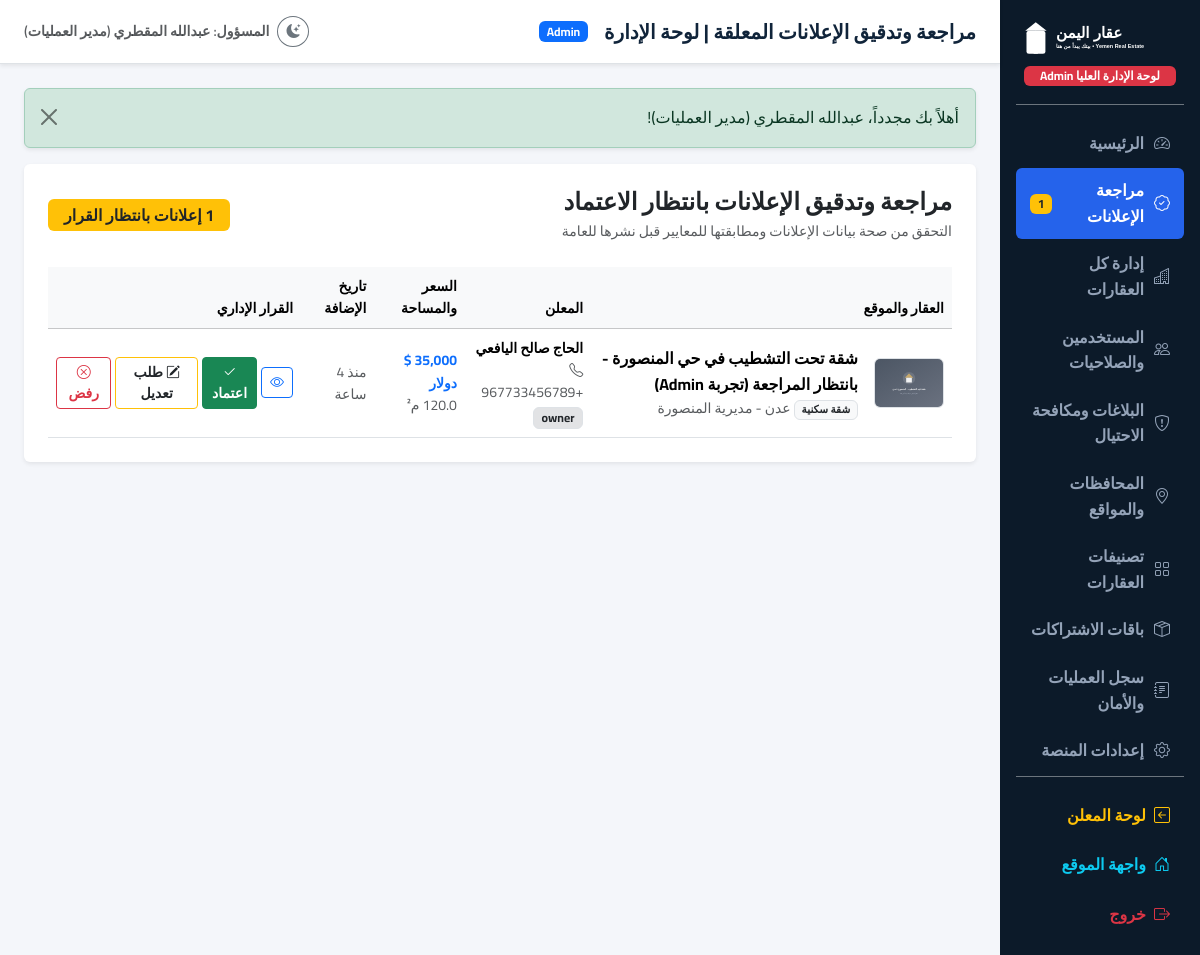
The app's page /admin/properties/pending (signed in) with its own data.
### tables this page shows
CREATE TABLE `properties` (
    `id` INT UNSIGNED AUTO_INCREMENT PRIMARY KEY,
    `user_id` INT UNSIGNED NOT NULL,
    `office_id` INT UNSIGNED NULL,
    `title` VARCHAR(255) NOT NULL,
    `slug` VARCHAR(255) NOT NULL UNIQUE,
    `description` MEDIUMTEXT NOT NULL,
    `purpose` ENUM('sale', 'rent') NOT NULL DEFAULT 'sale',
    `category_id` INT UNSIGNED NOT NULL,
    `governorate_id` INT UNSIGNED NOT NULL,
    `district_id` INT UNSIGNED NOT NULL,
    `area_id` INT UNSIGNED NULL,
    `address_details` VARCHAR(255) NULL,
    `price` DECIMAL(14, 2) NOT NULL,
    `currency` ENUM('YER', 'USD', 'SAR') NOT NULL DEFAULT 'YER',
    `price_type` ENUM('total', 'per_month', 'per_year', 'per_labna', 'per_meter') NOT NULL DEFAULT 'total',
    `is_negotiable` TINYINT(1) NOT NULL DEFAULT 1,
    `area_size` DECIMAL(10, 2) NOT NULL,
    `area_unit` ENUM('sqm', 'labna', 'qasaba') NOT NULL DEFAULT 'sqm',
    `bedrooms` SMALLINT UNSIGNED NULL DEFAULT 0,
    `bathrooms` SMALLINT UNSIGNED NULL DEFAULT 0,
    `living_rooms` SMALLINT UNSIGNED NULL DEFAULT 0,
    `floors` SMALLINT UNSIGNED NULL DEFAULT 1,
    `floor_number` SMALLINT NULL DEFAULT 0,
    `building_year` SMALLINT UNSIGNED NULL,
    `direction` VARCHAR(50) NULL,
    `latitude` DECIMAL(10, 8) NULL,
    `longitude` DECIMAL(11, 8) NULL,
    `status` ENUM('pending', 'approved', 'rejected', 'revision_required', 'reserved', 'sold', 'rented', 'suspended', 'archived') NOT NULL DEFAULT 'pending',
    `rejection_reason` TEXT NULL,
    `is_featured` TINYINT(1) NOT NULL DEFAULT 0,
    `views_count` INT UNSIGNED NOT NULL DEFAULT 0,
    `inquiries_count` INT UNSIGNED NOT NULL DEFAULT 0,
    `last_confirmed_at` TIMESTAMP NULL,
    `published_at` TIMESTAMP NULL,
    `created_at` TIMESTAMP DEFAULT CURRENT_TIMESTAMP,
    `updated_at` TIMESTAMP DEFAULT CURRENT_TIMESTAMP ON UPDATE CURRENT_TIMESTAMP,
    FOREIGN KEY (`user_id`) REFERENCES `users`(`id`) ON DELETE CASCADE,
    FOREIGN KEY (`office_id`) REFERENCES `offices`(`id`) ON DELETE SET NULL,
    FOREIGN KEY (`category_id`) REFERENCES `property_categories`(`id`),
    FOREIGN KEY (`governorate_id`) REFERENCES `governorates`(`id`),
    FOREIGN KEY (`district_id`) REFERENCES `districts`(`id`),
    FOREIGN KEY (`area_id`) REFERENCES `areas`(`id`) ON DELETE SET NULL,
    INDEX `idx_prop_search` (`purpose`, `governorate_id`, `district_id`, `category_id`, `status`),
    INDEX `idx_prop_price` (`price`, `currency`),
    INDEX `idx_prop_status` (`status`)
);

CREATE TABLE `property_categories` (
    `id` INT UNSIGNED AUTO_INCREMENT PRIMARY KEY,
    `name_ar` VARCHAR(100) NOT NULL,
    `name_en` VARCHAR(100) NULL,
    `slug` VARCHAR(100) NOT NULL UNIQUE,
    `type_group` ENUM('residential', 'commercial', 'land') NOT NULL DEFAULT 'residential',
    `icon` VARCHAR(50) NULL DEFAULT 'home',
    `is_active` TINYINT(1) NOT NULL DEFAULT 1,
    `sort_order` INT NOT NULL DEFAULT 0,
    `created_at` TIMESTAMP DEFAULT CURRENT_TIMESTAMP
);

CREATE TABLE `governorates` (
    `id` INT UNSIGNED AUTO_INCREMENT PRIMARY KEY,
    `name_ar` VARCHAR(100) NOT NULL,
    `name_en` VARCHAR(100) NULL,
    `slug` VARCHAR(100) NOT NULL UNIQUE,
    `image` VARCHAR(255) NULL,
    `is_active` TINYINT(1) NOT NULL DEFAULT 1,
    `sort_order` INT NOT NULL DEFAULT 0,
    `created_at` TIMESTAMP DEFAULT CURRENT_TIMESTAMP
);

CREATE TABLE `districts` (
    `id` INT UNSIGNED AUTO_INCREMENT PRIMARY KEY,
    `governorate_id` INT UNSIGNED NOT NULL,
    `name_ar` VARCHAR(100) NOT NULL,
    `name_en` VARCHAR(100) NULL,
    `slug` VARCHAR(100) NOT NULL,
    `is_active` TINYINT(1) NOT NULL DEFAULT 1,
    `sort_order` INT NOT NULL DEFAULT 0,
    `created_at` TIMESTAMP DEFAULT CURRENT_TIMESTAMP,
    FOREIGN KEY (`governorate_id`) REFERENCES `governorates`(`id`) ON DELETE CASCADE,
    INDEX `idx_district_gov` (`governorate_id`)
);

CREATE TABLE `users` (
    `id` INT UNSIGNED AUTO_INCREMENT PRIMARY KEY,
    `full_name` VARCHAR(150) NOT NULL,
    `email` VARCHAR(150) NOT NULL UNIQUE,
    `phone` VARCHAR(30) NOT NULL,
    `password_hash` VARCHAR(255) NOT NULL,
    `role` ENUM('super_admin', 'admin', 'office', 'broker', 'owner', 'customer') NOT NULL DEFAULT 'customer',
    `is_verified` TINYINT(1) NOT NULL DEFAULT 0,
    `is_active` TINYINT(1) NOT NULL DEFAULT 1,
    `avatar` VARCHAR(255) NULL,
    `bio` TEXT NULL,
    `whatsapp` VARCHAR(30) NULL,
    `license_number` VARCHAR(100) NULL,
    `office_id` INT UNSIGNED NULL,
    `remember_token` VARCHAR(100) NULL,
    `created_at` TIMESTAMP DEFAULT CURRENT_TIMESTAMP,
    `updated_at` TIMESTAMP DEFAULT CURRENT_TIMESTAMP ON UPDATE CURRENT_TIMESTAMP,
    INDEX `idx_users_role` (`role`),
    INDEX `idx_users_phone` (`phone`)
);

### app/Controllers/AdminController.php (called while the page is built, shortened)
<?php
class AdminController
{
    public function pending(): void
    {
        $sql = "SELECT p.*, c.name_ar AS category_name, g.name_ar AS governorate_name, d.name_ar AS district_name,
                       u.full_name AS user_name, u.phone AS user_phone, u.role AS user_role,
                       (SELECT image_path FROM property_images pi WHERE pi.property_id = p.id ORDER BY pi.is_primary DESC LIMIT 1) AS primary_image
                FROM properties p
                JOIN property_categories c ON p.category_id = c.id
                JOIN governorates g ON p.governorate_id = g.id
                JOIN districts d ON p.district_id = d.id
                JOIN users u ON p.user_id = u.id
                WHERE p.status = 'pending'
                ORDER BY p.id ASC";
        $stmt = Property::db()->query($sql);
        $pendingProperties = $stmt->fetchAll();
        View::render('admin.properties.pending', [
            'title' => 'مراجعة وتدقيق الإعلانات المعلقة | لوحة الإدارة',
            'properties' => $pendingProperties
        ], 'admin');
    }
}

### public/index.php (called while the page is built, shortened)
<?php
spl_autoload_register(function ($class) {
    $prefix = 'App\\';
    $base_dir = dirname(__DIR__) . '/app/';
    $len = strlen($prefix);
    $relative_class = substr($class, $len);
    $file = $base_dir . str_replace('\\', '/', $relative_class) . '.php';
});
require_once dirname(__DIR__) . '/routes/web.php';
$uri = $_SERVER['REQUEST_URI'] ?? '/';
$method = $_SERVER['REQUEST_METHOD'] ?? 'GET';
Router::dispatch($uri, $method);

### app/Config/App.php (called while the page is built, shortened)
<?php
class App
{
    private static array $env = [];
    public static function env(string $key, mixed $default = null): mixed
    {
        return self::$env[$key] ?? $_ENV[$key] ?? getenv($key) ?: $default;
    }
    public static function baseUrl(string $path = ''): string
    {
        $protocol = (!empty($_SERVER['HTTPS']) && $_SERVER['HTTPS'] !== 'off') ? 'https://' : 'http://';
        $host = $_SERVER['HTTP_HOST'] ?? 'localhost';
        $scriptName = $_SERVER['SCRIPT_NAME'] ?? '';
        $baseFolder = rtrim(str_replace('\\', '/', dirname($scriptName)), '/');
        $base = $protocol . $host . $baseFolder;
        $path = ltrim($path, '/');
        return $path === '' ? $base : $base . '/' . $path;
    }
    public static function upload(string $path): string
    {
        return self::baseUrl('uploads/' . ltrim($path, '/'));
    }
}

### app/Config/Database.php (called while the page is built, shortened)
<?php
class Database
{
    private static ?PDO $instance = null;
    public static function connect(): PDO
    {
        if (self::$instance === null) {
            $host = App::env('DB_HOST', '127.0.0.1');
            $port = App::env('DB_PORT', '3306');
            $dbname = App::env('DB_NAME', 'yemen_real_estate');
            $user = App::env('DB_USER', 'root');
            $pass = App::env('DB_PASS', '');
            $dsn = "mysql:host={$host};port={$port};dbname={$dbname};charset=utf8mb4";
            $options = [
                PDO::ATTR_ERRMODE => PDO::ERRMODE_EXCEPTION,
                PDO::ATTR_DEFAULT_FETCH_MODE => PDO::FETCH_ASSOC,
                PDO::ATTR_EMULATE_PREPARES => false,
                PDO::MYSQL_ATTR_INIT_COMMAND => "SET NAMES utf8mb4 COLLATE utf8mb4_unicode_ci"
            ];
            try {
                self::$instance = new PDO($dsn, $user, $pass, $options);
            } catch (PDOException $e) {
                error_log("Database Connection Error: " . $e->getMessage());
                if (App::env('APP_DEBUG', 'false') === 'true') {
                    die("خطأ في الاتصال بقاعدة البيانات: " . htmlspecialchars($e->getMessage()));
                } else {
                    die("نعتذر، حدث خطأ أثناء الاتصال بقاعدة البيانات. يرجى المحاولة لاحقاً.");
                }
            }
        }
        return self::$instance;
    }
}

### app/Models/Model.php (called while the page is built, shortened)
<?php
abstract class Model
{
    public static function db(): PDO
    {
        return Database::connect();
    }
}

### resources/views/admin/properties/pending.php (the view, shortened to what this page needs)
<div class="card border-0 shadow-sm p-4">
    <div class="d-flex justify-content-between align-items-center mb-4">
        <div>
            <h4 class="fw-bold mb-1">مراجعة وتدقيق الإعلانات بانتظار الاعتماد</h4>
            <div class="text-muted small">التحقق من صحة بيانات الإعلانات ومطابقتها للمعايير قبل نشرها للعامة</div>
        </div>
        <span class="badge bg-warning text-dark fs-6 px-3 py-2">
            <?= count($properties) ?> إعلانات بانتظار القرار
        </span>
    </div>
    <?php if (!empty($properties)): ?>
        <div class="table-responsive">
            <table class="table table-hover align-middle mb-0">
                <thead class="table-light small">
                    <tr>
                        <th>العقار والموقع</th>
                        <th>المعلن</th>
                        <th>السعر والمساحة</th>
                        <th>تاريخ الإضافة</th>
                        <th>القرار الإداري</th>
                    </tr>
                </thead>
                <tbody>
                    <?php foreach ($properties as $prop): ?>
                        <tr>
                            <td>
                                <div class="d-flex align-items-center gap-3">
                                    <?php $imgSrc = !empty($prop['primary_image']) ? App::upload('properties/' . $prop['primary_image']) : App::asset('images/placeholder.svg'); ?>
                                    <img src="<?= $imgSrc ?>" class="rounded border" style="width: 70px; height: 50px; object-fit: cover;" alt="">
                                    <div>
                                        <div class="fw-bold text-navy"><?= htmlspecialchars($prop['title']) ?></div>
                                        <div class="text-muted small">
                                            <span class="badge bg-light text-dark border"><?= htmlspecialchars($prop['category_name']) ?></span>
                                            <?= htmlspecialchars($prop['governorate_name']) ?> - <?= htmlspecialchars($prop['district_name']) ?>
                                        </div>
                                    </div>
                                </div>
                            </td>
                            <td>
                                <div class="fw-bold small"><?= htmlspecialchars($prop['user_name']) ?></div>
                                <div class="text-muted small"><i class="bi bi-telephone"></i> <?= htmlspecialchars($prop['user_phone']) ?></div>
                                <span class="badge bg-secondary-subtle text-dark border small"><?= $prop['user_role'] ?></span>
                            </td>
                            <td>
                                <div class="fw-bold text-primary small">
                                    <?= View::formatPrice($prop['price'], $prop['currency'], $prop['price_type']) ?>
                                </div>
                                <div class="text-muted small">
                                    <?= View::formatArea($prop['area_size'], $prop['area_unit']) ?>
                                </div>
                            </td>
                            <td class="small text-muted">
                                <?= View::timeAgo($prop['created_at']) ?>
                            </td>
                            <td>
                                <div class="d-flex align-items-center gap-1">
                                    <a href="<?= App::baseUrl('property/' . $prop['id']) ?>" class="btn btn-sm btn-outline-primary" target="_blank" title="معاينة الإعلان">
                                        <i class="bi bi-eye"></i>
                                    </a>
                                    <form action="<?= App::baseUrl('admin/properties/approve/' . $prop['id']) ?>" method="POST" onsubmit="return confirm('هل أنت متأكد من اعتماد ونشر هذا الإعلان للعامة؟');">
                                        <button type="submit" class="btn btn-sm btn-success fw-bold" title="موافقة واعتماد">
                                            <i class="bi bi-check2"></i> اعتماد
                                        </button>
                                    </form>
                                    <button type="button" class="btn btn-sm btn-outline-warning text-dark fw-bold" data-bs-toggle="modal" data-bs-target="#revisionModal_<?= $prop['id'] ?>" title="طلب تعديل">
                                        <i class="bi bi-pencil-square"></i> طلب تعديل
                                    </button>
                                    <button type="button" class="btn btn-sm btn-outline-danger fw-bold" data-bs-toggle="modal" data-bs-target="#rejectModal_<?= $prop['id'] ?>" title="رفض الإعلان">
                                        <i class="bi bi-x-circle"></i> رفض
                                    </button>
                                </div>
                            </td>
                        </tr>
                    <?php endforeach; ?>
                </tbody>
            </table>
        </div>
    <?php endif; ?>
</div>

### routes/web.php (shortened to what this page needs)
<?php
class Router
{
    private static array $routes = [];
    public static function get(string $path, array $handler, array $middlewares = []): void
    {
        self::$routes['GET'][$path] = ['handler' => $handler, 'middlewares' => $middlewares];
    }
    public static function post(string $path, array $handler, array $middlewares = []): void
    {
        if (!in_array(CsrfMiddleware::class, $middlewares, true)) {
            array_unshift($middlewares, CsrfMiddleware::class);
        }
        self::$routes['POST'][$path] = ['handler' => $handler, 'middlewares' => $middlewares];
    }
    public static function dispatch(string $uri, string $method): void
    {
        $path = parse_url($uri, PHP_URL_PATH);
        $path = '/' . trim($path, '/');
        $routesForMethod = self::$routes[$method] ?? [];
        foreach ($routesForMethod as $routePattern => $routeInfo) {
            $regex = preg_replace('/\{([a-zA-Z0-9_]+)\}/', '(?P<$1>[^/]+)', $routePattern);
            $regex = '#^' . $regex . '$#u';
            if (preg_match($regex, $path, $matches)) {
                $params = array_filter($matches, 'is_string', ARRAY_FILTER_USE_KEY);
                [$controllerClass, $action] = $routeInfo['handler'];
                $controller = new $controllerClass();
                call_user_func_array([$controller, $action], $params);
                return;
            }
        }
    }
}

### public/assets/css/custom.css (style rules this page uses)
:root { --navy-dark: #10243A; --navy-light: #1A3450; --blue-primary: #2563EB; --blue-hover: #1D4ED8; --blue-light: #EAF2FF; --gold: #C8A96B; --gold-light: #F7F3E9; --white: #FFFFFF; --gray-bg: #F4F6FA; --gray-border: #E2E8F0; --gray-text: #64748B; --gray-dark: #334155; --success: #10B981; --danger: #EF4444; --warning: #F59E0B; --info: #06B6D4; --card-shadow: 0 4px 20px -2px rgba(16, 36, 58, 0.08); --card-hover-shadow: 0 12px 30px -4px rgba(16, 36, 58, 0.16); --radius-sm: 8px; --radius-md: 14px; --radius-lg: 20px; --transition: all 0.25s ease-in-out; }
body { font-family: 'Cairo', 'Tajawal', sans-serif; background-color: var(--gray-bg); color: var(--navy-dark); direction: rtl; text-align: right; line-height: 1.6; overflow-x: hidden; }
h1, h2, h3, h4, h5, h6 { font-weight: 700; color: inherit; }

### records on screen
properties: title "شقة تحت التشطيب في حي المنصورة - بانتظار المراجعة (تجربة Admin)", category.name_ar "شقة سكنية", governorate.name_ar "عدن", district.name_ar "مديرية المنصورة", user.full_name "الحاج صالح اليافعي", user.phone "+967733456789", user.role "owner", price+currency+price_type "35,000 $ دولار", View::formatArea($prop['area_size'], $prop['area_unit']) "120.0 م²", created_at "منذ 4 ساعة"

### other values on screen
$pendingCount "1"
Session::getFlash($msgType) "أهلاً بك مجدداً، عبدالله المقطري (مدير العمليات)!"
